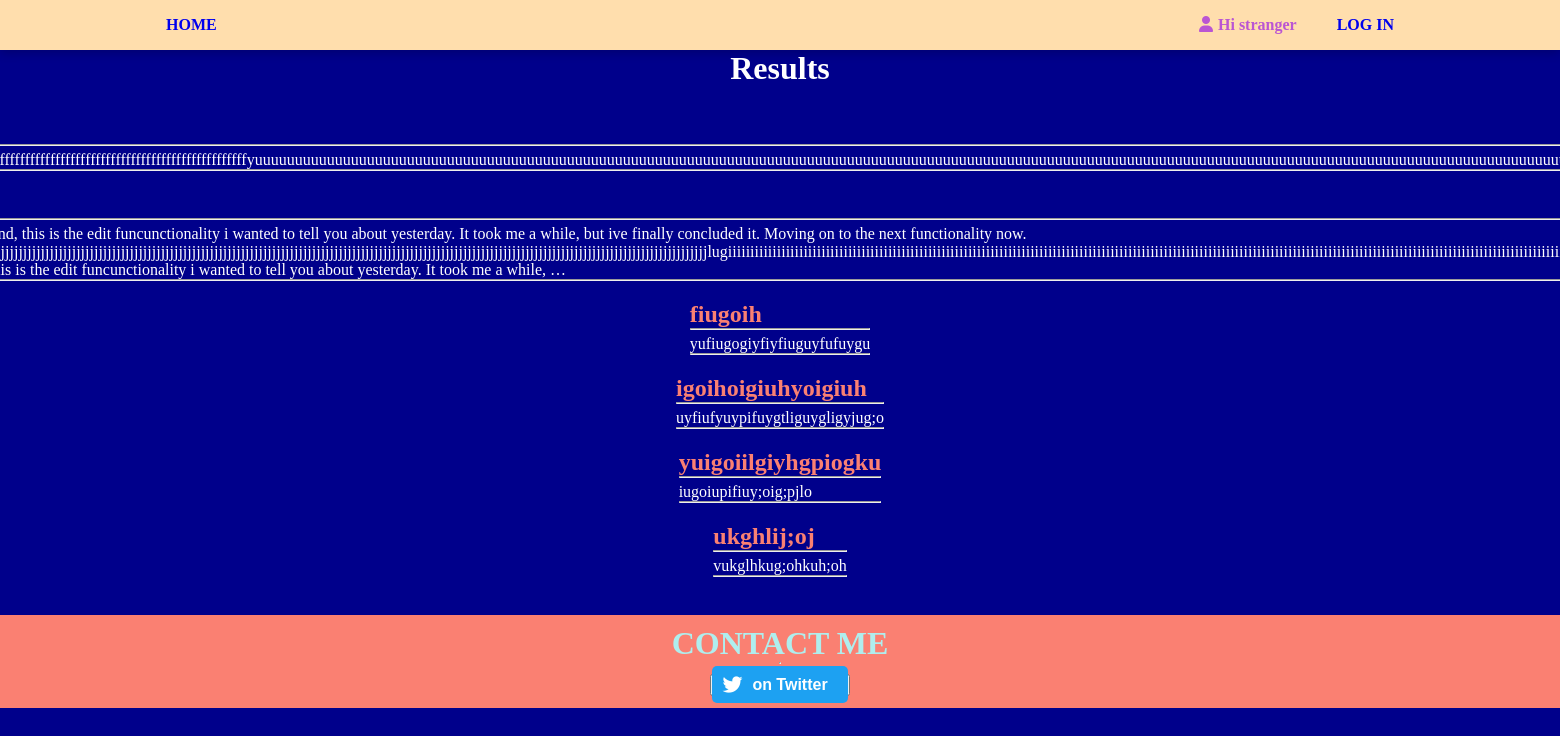
Page /category/first/ on the earlier database version.
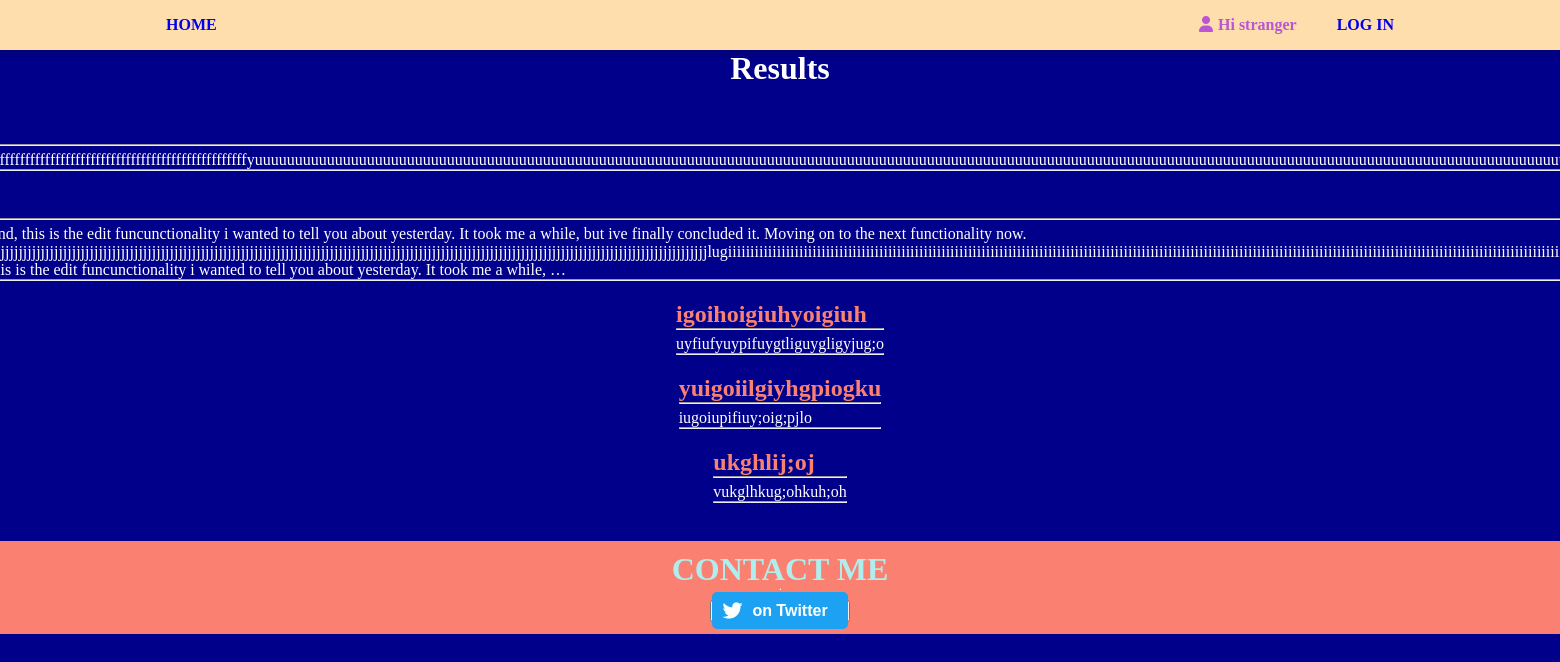
Same page on the later database version.
### article/models.py (models this page shows, shortened)
class Post(models.Model):
    user = models.ForeignKey(User, on_delete=models.CASCADE)
    image = models.ImageField()
    title = models.CharField(max_length=255)
    slug = models.SlugField(unique=True, blank=True)
    category = models.ForeignKey(Category, on_delete=models.CASCADE, related_name='posts', default='uncategorized')
    post = models.TextField()
    date = models.DateTimeField(auto_now_add=True)
    likes = models.ManyToManyField(User, blank=True, related_name="post_likes")
    is_edited = models.BooleanField(default=False)

### article/views.py (the view)
# urls.py: path('category/<str:categories>/', views.category_view, name='category'),
def category_view(request, categories):
    category = get_object_or_404(Category, name__exact=categories)
    posts = category.posts.all()
    context = {'category': category,
               'posts': posts,
               }
    return render(request, 'article/category.html', context)

### article/templates/article/category.html (shortened to what this page needs)
{% extends 'article/base.html' %}
{% load static %}
{% block css %}
        {{ block.super }}
    <link rel="stylesheet" href="{% static 'search_results.css' %}">
{% endblock %}
{% block body %}
<h1>Results</h1>
{% if posts %}
<ul class="search-results">
    {% for post in posts %}
    <li>
        <h2><a href="{% url 'article:detail' slug=post.slug %}">{{ post.title }}</a></h2>
        <hr>
        <p>{{ post.post|truncatewords:50 }}</p>
        <hr>
    </li>
    {% endfor %}
</ul>
{% else %}
    <p>No such article exists.</p>
{% endif %}
{% endblock %}

### article/templates/article/base.html (shortened to what this page needs)
{% load static %}
<!DOCTYPE html>
<html lang="en">
<head>
    <link rel="stylesheet" href="https://cdnjs.cloudflare.com/ajax/libs/font-awesome/6.3.0/css/all.min.css"
 />
    {% block css %}
    <link rel="stylesheet" type="text/css" href="{% static 'styles.css' %}">
    {% endblock %}
</head>
<body>
    <nav id="navbar">
        <div id="navbar-container">
                <div id="home"><a href="{% url 'article:index' %}">HOME</a></div>
            <ul id="navbar-right">
                <li id="navbar-user">
                    {% if user.is_authenticated %}
                    <i class="fa-solid fa-user"></i><span>Hi {{user}}</span>
                </li>
                <li class="logout"><a href ="{% url 'account:logout' %}">LOG OUT</a></li>
                {% else %}
                <i class="fa-solid fa-user"></i><span>Hi stranger</span>
                </li>
                <li class="logout"><a href ="{% url 'account:login' %}">LOG IN</a></li>
                {% endif %}
            </ul>
        </div>
    </nav>
    {% block body %}
    {% endblock %}
    <footer>
        <div id="contact-me">
        <h1>CONTACT ME</h1>
        <hr>
        <button id="twitter-button"><a href="https://twitter.com/chistev12" class="twitter-button" target="_blank"><i class="fab fa-twitter"></i>on Twitter</a>
        </button>
      </div>
    </footer>
</body>
</html>

### article/templates/article/styles.css (style rules this page uses)
* { margin: 0; padding: 0; }
body { background-color: darkblue; }
#navbar { background-color: navajowhite; height: 50px; box-shadow: 0 3px 10px rgba(0,0,0,0.2); }
#navbar-container { height: inherit; max-width: 80%; margin: 0 auto; display: flex; align-items: center; justify-content: space-between; color: mediumorchid ; }
#home { cursor: pointer; font-weight: bold; }
#navbar-right { display: flex; }
li { list-style: none; }
#navbar a { text-decoration: none; padding: 10px; font-weight: bold; }
#navbar-user { margin-right: 30px; font-weight: bold; }
.fa-user { margin-right: 5px; }
#contact-me { background-color: salmon; padding: 10px; margin-top: 18px; display: flex; flex-direction: column; align-items: center; justify-content: center; }
#contact-me h1 { color: paleturquoise; }
#twitter-button { margin-top: 10px; }
.twitter-button { background-color: #1DA1F2; color: white; border: none; padding: 10px 20px 10px 40px; border-radius: 5px; text-decoration: none; font-size: 16px; font-weight: bold; position: relative; }
.twitter-button i { position: absolute; left: 10px; top: 50%; transform: translateY(-50%); font-size: 20px; }

### assets/search_results.css (style rules this page uses)
h1 { color: white; text-align: center; }
.search-results { display: flex; flex-direction: column; align-items: center; justify-content: center; padding: 10px; margin-top: 10px; }
.search-results li { color: white; margin: 10px 0; }
.search-results a { text-decoration: none; cursor: pointer; color: salmon; font-size: 24px; }
.search-results p { margin-top: 5px; font-size: 16px; color:white; }

Differences in the rows shown:
removed Post: title "fiugoih", post "yufiugogiyfiyfiuguyfufuygu"
